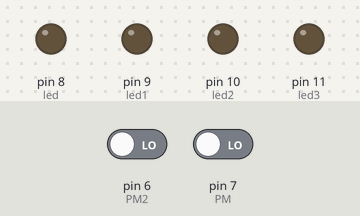
Recording of a sketch running on a simulated Arduino Uno, built with avr-gcc and run on an emulated ATmega328P. Shown: output pins drawn as LEDs (lit = HIGH). The inputs (shaded band) are chosen by the test bench; at power-on: pin 6 (PM2) LOW, pin 7 (PM) LOW. What the sketch prints to the serial monitor is not drawn.

Above: at 1.2 s.
1.3 s: pin 6 (PM2) driven HIGH
At 4.1 s:
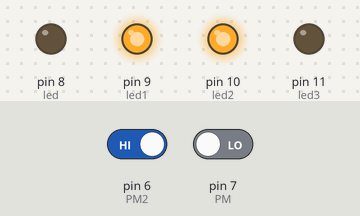
4.3 s: pin 7 (PM) driven HIGH
At 6.1 s:
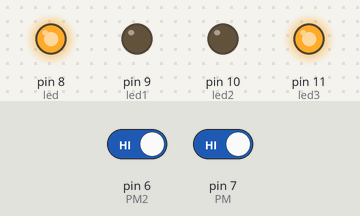
7.3 s: pin 7 (PM) driven LOW
8.8 s: pin 6 (PM2) driven LOW
At 9.9 s:
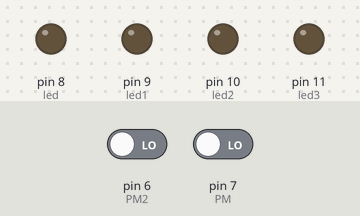
Timing chart, 0 to 11.3 s (numbered marks = the images above; inputs shaded):
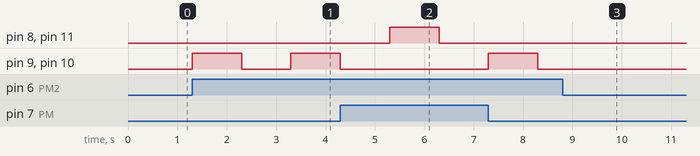

Measured:
- after the input at 1.3 s, pin 9 (led1), pin 10 (led2): LOW → HIGH at once, → LOW 1.0 s later, → HIGH 1.0 s later
- after the input at 4.3 s, pin 8 (led), pin 11 (led3): LOW → HIGH after 1.0 s, → LOW 1.0 s later; pin 9 (led1), pin 10 (led2): goes on until 4.3 s, then stays LOW
- after the input at 8.8 s, pin 9 (led1), pin 10 (led2): stays LOW (without the input it goes to HIGH after 0.50 s)

The sketch:

PulsadorYSecuencias.ino.ino
```cpp
//------------------------------------------------------
//PROGRAMA: PulsadorYSecuencias.ino (Arduino UNO rev3)
//Autor: Enrique Rodriguez Vela (enero-2018)
//Descripción: Pulsadores y secuencias con arduino
//Modulos usados: Plataforma Plumbot
//-------------------------------------------------------

#define PM    7
#define PM2   6
#define led   8
#define led1  9
#define led2  10
#define led3  11


void setup() {
  pinMode(PM, INPUT);
  pinMode(PM2, INPUT);
  pinMode(led, OUTPUT);
  pinMode(led1, OUTPUT);
  pinMode(led2, OUTPUT);
  pinMode(led3, OUTPUT);

  Serial.begin(9600);
}

void loop() {
  if(digitalRead(PM))
  {
   digitalWrite(led,  1);
   digitalWrite(led3, 1);
   delay(1000);
   digitalWrite(led,  0);
   digitalWrite(led3, 0);


  Serial.print("Pulsador 01");
  delay(1000);
  }if(digitalRead(PM2))
  {
   digitalWrite(led1, 1);
   digitalWrite(led2, 1);
   delay(1000);
   digitalWrite(led1, 0);
   digitalWrite(led2, 0);

  Serial.print("Pulsador 02");
  delay(1000);
  }
}
```
